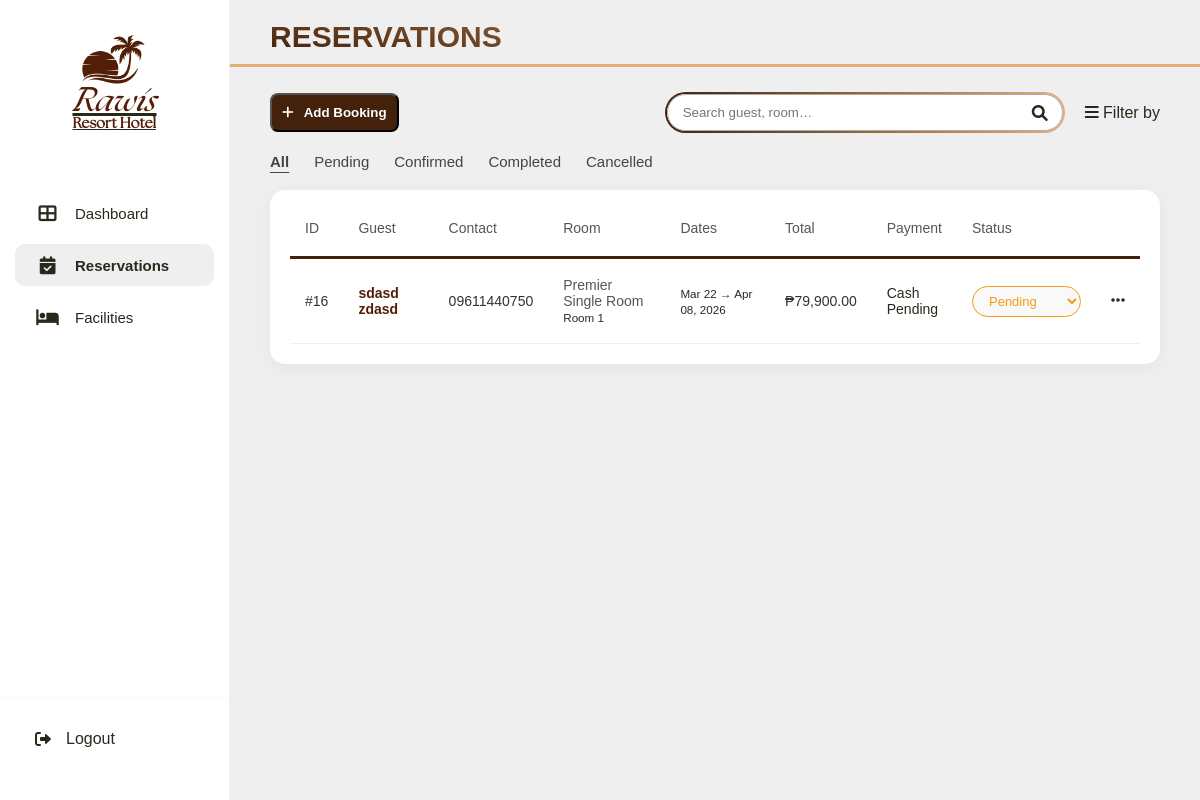
/admin/reservation.php (signed in), run on an earlier commit of the app's database.
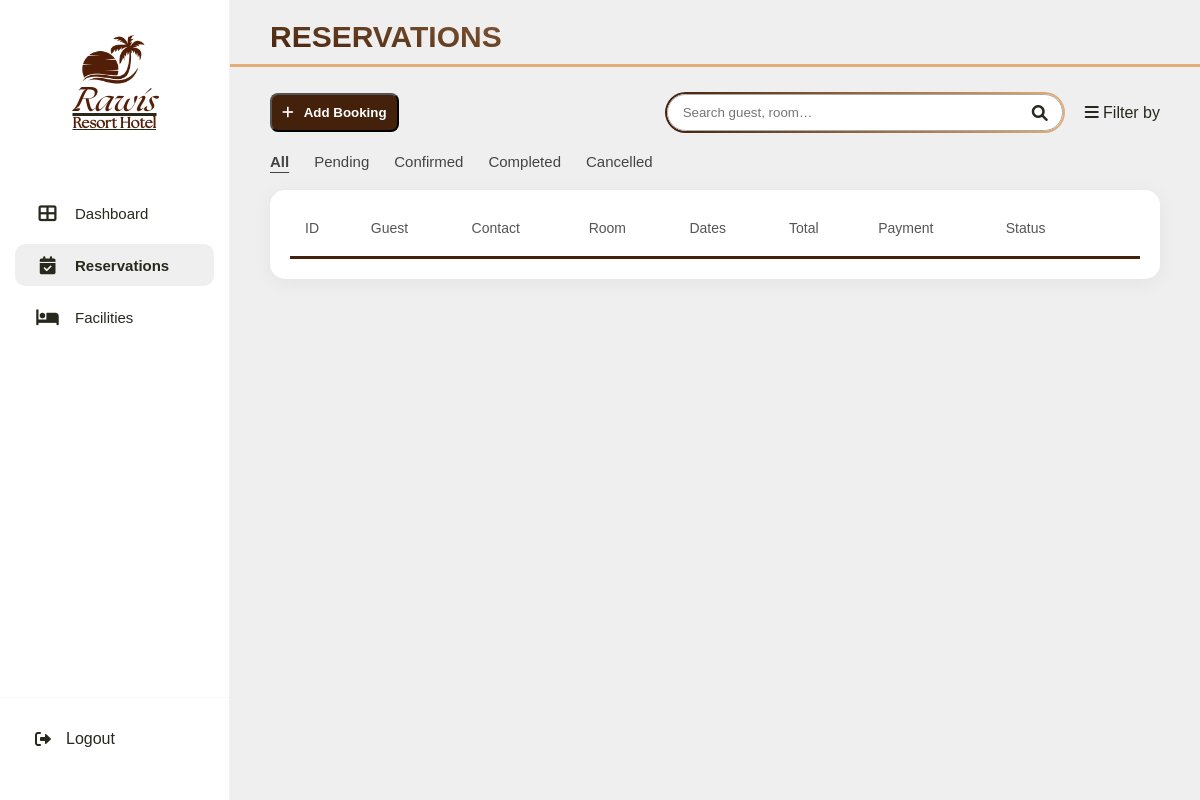
And on a later commit of the database.
### tables this page shows
CREATE TABLE `reservations` (
  `reservation_id`     INT          NOT NULL AUTO_INCREMENT,
  `guest_id`           INT UNSIGNED NOT NULL,
  `room_id`            INT          NOT NULL,
  `check_in_date`      DATE         NOT NULL,
  `check_out_date`     DATE         NOT NULL,
  `num_guests`         INT          NOT NULL DEFAULT 1,
  `extra_guests`       INT          NOT NULL DEFAULT 0,
  `extra_beds`         INT          NOT NULL DEFAULT 0,
  `total_amount`       DECIMAL(10,2) NOT NULL DEFAULT 0.00,
  `reservation_status` ENUM('Pending','Confirmed','Cancelled','Completed') DEFAULT 'Pending',
  `extra_requests`     TEXT         DEFAULT NULL,
  `created_at`         TIMESTAMP    DEFAULT CURRENT_TIMESTAMP,
  PRIMARY KEY (`reservation_id`),
  CONSTRAINT `fk_reservation_guest` FOREIGN KEY (`guest_id`) REFERENCES `users`(`id`)  ON DELETE CASCADE,
  CONSTRAINT `fk_reservation_room`  FOREIGN KEY (`room_id`)  REFERENCES `rooms`(`room_id`) ON DELETE CASCADE
);

CREATE TABLE `users` (
  `id`           INT UNSIGNED    NOT NULL AUTO_INCREMENT,
  `username`     VARCHAR(150)    NOT NULL UNIQUE,
  `password`     VARCHAR(255)    NOT NULL,
  `first_name`   VARCHAR(255)    DEFAULT NULL,
  `last_name`    VARCHAR(255)    DEFAULT NULL,
  `phone_number` VARCHAR(255)    DEFAULT NULL,
  `created_at`   TIMESTAMP       DEFAULT CURRENT_TIMESTAMP,
  `role`         ENUM('admin','guest') NOT NULL DEFAULT 'guest',
  PRIMARY KEY (`id`)
);

CREATE TABLE `rooms` (
  `room_id`         INT          NOT NULL AUTO_INCREMENT,
  `room_number`     VARCHAR(20)  NOT NULL UNIQUE,
  `room_type`       VARCHAR(50)  NOT NULL,
  `max_capacity`    INT          NOT NULL,
  `price_per_night` DECIMAL(10,2) NOT NULL,
  `room_status`     VARCHAR(20)  NOT NULL DEFAULT 'available',
  `image_path`      TEXT         DEFAULT NULL,
  `extra_guest_fee` DECIMAL(10,2) NOT NULL DEFAULT 0.00,
  `extra_bed_fee`   DECIMAL(10,2) NOT NULL DEFAULT 0.00,
  `num_bedrooms`    INT          NOT NULL DEFAULT 1,
  `num_beds`        INT          NOT NULL DEFAULT 1,
  `bed_type`        VARCHAR(50)  NOT NULL DEFAULT 'Double',
  PRIMARY KEY (`room_id`)
);

CREATE TABLE `payments` (
  `payment_id`       INT          NOT NULL AUTO_INCREMENT,
  `reservation_id`   INT          NOT NULL,
  `amount_paid`      DECIMAL(10,2) NOT NULL,
  `payment_method`   ENUM('Cash','GCash','Card') NOT NULL,
  `payment_status`   ENUM('Pending','Awaiting Verification','Completed','Rejected','Refunded') DEFAULT 'Pending',
  `reference_number` VARCHAR(100) DEFAULT NULL,
  `card_last4`       VARCHAR(4)   DEFAULT NULL,
  `notes`            TEXT         DEFAULT NULL,
  `payment_date`     TIMESTAMP    DEFAULT CURRENT_TIMESTAMP,
  PRIMARY KEY (`payment_id`),
  CONSTRAINT `fk_payment_reservation` FOREIGN KEY (`reservation_id`) REFERENCES `reservations`(`reservation_id`) ON DELETE CASCADE
);

### admin/reservation.php (the view, shortened to what this page needs)
<?php
require_once __DIR__ . "/../php/config.php";
$reservations = $conn->query("
    SELECT r.*,
           u.first_name, u.last_name, u.phone_number,
           rm.room_number, rm.room_type, rm.price_per_night,
           (rm.price_per_night * DATEDIFF(r.check_out_date, r.check_in_date)) AS base_amount,
           p.payment_id, p.payment_method, p.payment_status, p.reference_number, p.amount_paid
    FROM reservations r
    JOIN users u  ON r.guest_id = u.id
    JOIN rooms rm ON r.room_id  = rm.room_id
    LEFT JOIN payments p ON p.reservation_id = r.reservation_id
    ORDER BY
        CASE p.payment_status
            WHEN 'Awaiting Verification' THEN 1
            WHEN 'Pending' THEN 2
            ELSE 3
        END,
        r.created_at DESC
");
function payBadge($s) {
    $map = [
        'Pending'               => 'pay-pending',
        'Awaiting Verification' => 'pay-awaiting',
        'Completed'             => 'pay-completed',
        'Rejected'              => 'pay-rejected',
        'Refunded'              => 'pay-refunded',
    ];
    $cls = $map[$s] ?? 'pay-pending';
    return "<span class='pay-badge {$cls}'>" . htmlspecialchars($s) . "</span>";
}
?>
<!DOCTYPE html>
<html lang="en">
<head>
</head>
<body>
<?php require_once __DIR__ . '/sidebar.php'; ?>
<main class="main-content">
    <div class="section-title">
        <h1>RESERVATIONS</h1>
        <hr class="header-line">
        <div class="toolbar">
            <button class="btn-add" onclick="openBookingModal()">
                <i class="fas fa-plus"></i> Add Booking
            </button>
            <div class="search-add">
                <div class="search-bar">
                    <input type="text" id="searchInput" placeholder="Search guest, room…" oninput="filterTable()">
                    <i class="fas fa-search"></i>
                </div>
                <div class="filter-group"><i class="fas fa-bars"></i> Filter by</div>
            </div>
        </div>
        <div class="status-filters">
            <a href="#" class="active" onclick="filterByStatus('all',this)">All</a>
            <a href="#" onclick="filterByStatus('Pending',this)">Pending</a>
            <a href="#" onclick="filterByStatus('Confirmed',this)">Confirmed</a>
            <a href="#" onclick="filterByStatus('Completed',this)">Completed</a>
            <a href="#" onclick="filterByStatus('Cancelled',this)">Cancelled</a>
        </div>
    </div>
    <div class="table-container">
        <table class="custom-table" id="resTable">
            <thead>
                <tr>
                    <th>ID</th>
                    <th>Guest</th>
                    <th>Contact</th>
                    <th>Room</th>
                    <th>Dates</th>
                    <th>Total</th>
                    <th>Payment</th>
                    <th>Status</th>
                    <th></th>
                </tr>
            </thead>
            <tbody>
                <?php while ($row = $reservations->fetch_assoc()):
                    $total = $row["amount_paid"] ?? $row["base_amount"];
                    $rowClass = ($row["payment_status"] === "Awaiting Verification") ? "row-awaiting" : "";
                    $pmClass = match($row["payment_method"]) {
                        "Cash"  => "pm-cash",
                        "GCash" => "pm-gcash",
                        "Card"  => "pm-card",
                        default => ""
                    };
                ?>
                <tr class="<?= $rowClass; ?>"
                    data-status="<?= htmlspecialchars($row["reservation_status"]); ?>">
                    <td class="id-column">#<?= $row["reservation_id"]; ?></td>
                    <td class="bold-text">
                        <a href="#" class="guest-link"
                           data-id="<?= $row["reservation_id"]; ?>"
                           data-name="<?= htmlspecialchars($row["first_name"] . " " . $row["last_name"]); ?>"
                           data-phone="<?= htmlspecialchars($row["phone_number"]); ?>"
                           data-room="<?= htmlspecialchars($row["room_number"] . " - " . $row["room_type"]); ?>"
                           data-checkin="<?= date("M d, Y", strtotime($row["check_in_date"])); ?>"
                           data-checkout="<?= date("M d, Y", strtotime($row["check_out_date"])); ?>"
                           data-status="<?= htmlspecialchars($row["reservation_status"]); ?>"
                           data-pay-method="<?= htmlspecialchars($row["payment_method"] ?? "-"); ?>"
                           data-pay-status="<?= htmlspecialchars($row["payment_status"] ?? "-"); ?>"
                           data-pay-ref="<?= htmlspecialchars($row["reference_number"] ?? ""); ?>"
                           data-pay-amount="<?= number_format($total, 2); ?>"
                           onclick="openReservationModal(event)">
                            <?= htmlspecialchars($row["first_name"] . " " . $row["last_name"]); ?>
                        </a>
                        <br>
                    </td>
                    <td><?= htmlspecialchars($row["phone_number"]); ?></td>
                    <td>
                        <span class="room-type-tag"><?= htmlspecialchars($row["room_type"]); ?></span>
                        <br><small>Room <?= htmlspecialchars($row["room_number"]); ?></small>
                    </td>
                    <td>
                        <small><?= date("M d", strtotime($row["check_in_date"])); ?> → <?= date("M d, Y", strtotime($row["check_out_date"])); ?></small>
                    </td>
                    <td>₱<?= number_format($total, 2); ?></td>
                    <td>
                        <?php if ($row["payment_method"]): ?>
                            <span class="pm-pill <?= $pmClass; ?>">
                                <?= htmlspecialchars($row["payment_method"]); ?>
                            </span><br>
                        <?php endif; ?>
                        <?= payBadge($row["payment_status"] ?? "Pending"); ?>
                    </td>
                    <td>
                        <form method="POST" class="status-form">
                            <select name="reservation_status"
                                    class="status-select <?= strtolower($row["reservation_status"]); ?>"
                                    onchange="this.form.submit()">
                                <option value="Pending"   <?= $row["reservation_status"]==='Pending'   ?'selected':''; ?>>Pending</option>
                            </select>
                        </form>
                    </td>
                    <td>
                        <div class="action-wrapper">
                            <button class="action-btn" onclick="toggleMenu(event, this)">
                                <i class="fas fa-ellipsis-h"></i>
                            </button>
                        </div>
                    </td>
                </tr>
                <?php endwhile; ?>
            </tbody>
        </table>
    </div>
</main>
</body>
</html>

### admin/sidebar.php
<link rel="stylesheet" href="https://cdnjs.cloudflare.com/ajax/libs/font-awesome/6.0.0/css/all.min.css">
<link rel="stylesheet" href="../assets/css/admin.css">
<?php
$current_page = basename($_SERVER['PHP_SELF']);
?>
<aside class="admin-sidebar">
    <div class="sidebar-logo">
        <a href="dashboard.php">
            <?php
                $showImage = true;
                $showText  = true;
                require_once __DIR__ . '/../php/logo.php';
            ?>
        </a>
    </div>
    <nav class="sidebar-nav">
        <ul>
            <li class="<?= ($current_page == 'dashboard.php') ? 'active' : ''; ?>">
                <a href="dashboard.php"><i class="fas fa-th-large"></i> Dashboard</a>
            </li>
            <li class="<?= ($current_page == 'reservation.php') ? 'active' : ''; ?>">
                <a href="reservation.php"><i class="fas fa-calendar-check"></i> Reservations</a>
            </li>
            <li class="<?= ($current_page == 'facilities.php') ? 'active' : ''; ?>">
                <a href="facilities.php"><i class="fas fa-bed"></i> Facilities</a>
            </li>
        </ul>
    </nav>
    <div class="sidebar-footer">
        <a href="logout.php" class="logout-link">
            <i class="fas fa-sign-out-alt"></i> Logout
        </a>
    </div>
</aside>

### php/logo.php
<?php
$showImage = $showImage ?? true;
$showText  = $showText  ?? true;
?>
<div class="logo">
    <?php if ($showImage):
        $base = defined('BASE_URL') ? BASE_URL : '';
        $logoSrc = ($base !== '' ? $base . '/assets/logo.png' : '/assets/logo.png');
    ?>
        <img src="<?= htmlspecialchars($logoSrc, ENT_QUOTES, 'UTF-8') ?>" alt="Rawis logo">
    <?php endif; ?>
    <?php if ($showText): ?>
        <div class="logo-text">
            <h1>Rawis</h1>
            <h2>Resort Hotel</h2>
        </div>
    <?php endif; ?>
</div>

What changed in the data, as far as the page shows it:
removed reservations: reservation_id "16", guest.last_name "sdasd zdasd", guest.phone_number "09611440750", room.room_type "Premier Single Room", room.room_number "1", check_in_date "Mar 22", check_out_date "Apr 08, 2026", payments.amount_paid "79,900.00", payments.payment_method "Cash", payments.payment_status "Pending", reservation_status "Pending"
